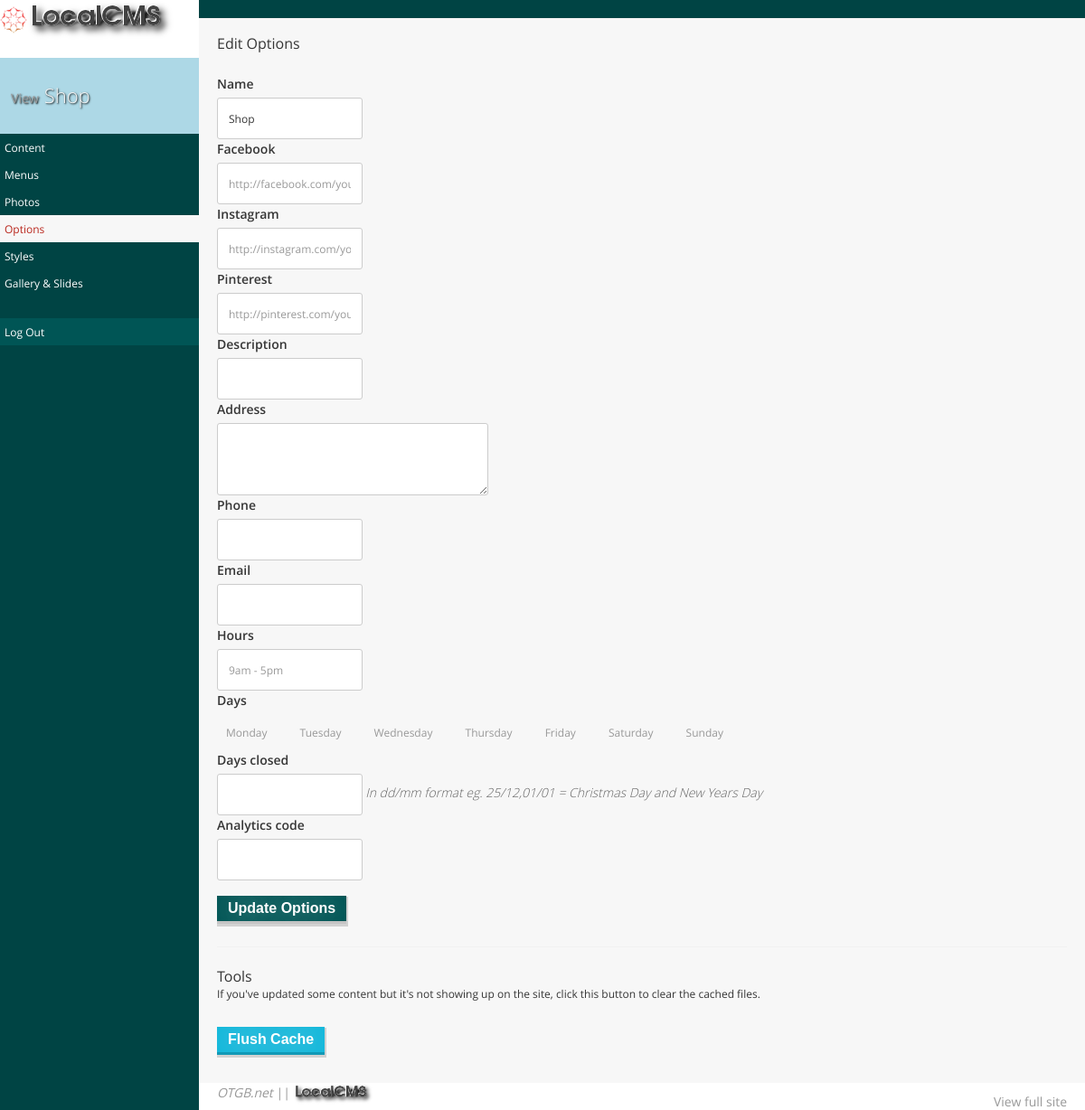
The app's page /edit/options.php (signed in) with its own data.
### tables this page shows
CREATE TABLE options (id INTEGER PRIMARY KEY, type TEXT, fb INTEGER, facebook TEXT, ins INTEGER, instagram TEXT, pin INTEGER, pinterest TEXT, nav_type INTEGER, shop_type INTEGER, gallery INTEGER, content TEXT, date_modified TEXT, date_created TEXT);

### localcms/db.php (called while the page is built, shortened)
<?php
class database {
    public $db_path = DBPATH;
    public function read($table, $order = 'id') {
        try {
            $db = new PDO("sqlite:$this->db_path");
            $db->setAttribute(PDO::ATTR_ERRMODE, PDO::ERRMODE_WARNING);
            $rows = $db->query('SELECT * FROM ' . $table . ' ORDER BY "' . $order . '"');
            $rows->setFetchMode(PDO::FETCH_ASSOC);
            $data = $this->array_to_object($rows);
            return $data;
        } catch (PDOException $e) {
            return 'Connection failed: ' . $e->getMessage();
        }
    }
    public function readSingle($table, $col, $id) {
        try {
            $db = new PDO("sqlite:$this->db_path");
            $db->setAttribute(PDO::ATTR_ERRMODE, PDO::ERRMODE_EXCEPTION);
            $row = $db->query('SELECT ' . $col . ' FROM ' . $table . ' WHERE id=' . $id);
            $row->setFetchMode(PDO::FETCH_ASSOC);
            $data = $this->array_to_object($row);
            return $data->{'0'};
        } catch (PDOException $e) {
            $this->setup();
        }
    }
    public function array_to_object($array) {
        $obj = new stdClass;
        foreach ($array as $k => $v) {
            if (strlen($k)) {
                if (is_array($v)) {
                    $obj->{$k} = $this->array_to_object($v);
                } else {
                    $obj->{$k} = $v;
                }
            }
        }
        return $obj;
    }
}

### edit/views/options.php (the view, shortened to what this page needs)
<?php
if ($_SESSION['user'] == true) {
    $options = $DB->read('options');
    function days_list($data) {
        $current_days = explode(',', $data);
        $days = ['monday', 'tuesday', 'wednesday', 'thursday', 'friday', 'saturday', 'sunday'];
        $selected_days = [0, 0, 0, 0, 0, 0, 0];
        $day_list = '<ul id="days-list" class="nolist">';
        $active = '';
        $i = 0;
        foreach ($days as $day) {
            if ($current_days[$i] == 1) {
                $active = 'active';
                $selected_days[$i] = 1;
            } else {
                $active = '';
            }
            $day_list .= '<li class="' . $active . '" data-active="' . $selected_days[$i] . '" data-index="' . $i . '">' . ucfirst($day) . '</li>';
            ++$i;
        }
        return $day_list;
    }
    ?>
    <body id="edit">
        <?php
        $active = 'options';
        include('partials/nav.php');
        ?>
        <div id="content">
            <div id="header">
                <h3>Edit Options</h3>
            </div>
            <form method="post" action="controllers/options.php" />
            <?php
            if (count($options) > 0) {
                foreach ($options as $option) {
                    ?>
                    <div class="option">
                        <label><?php echo ucfirst(str_replace('_', ' ', $option->type)); ?></label>
                        <?php
                        if ($option->type == 'facebook') { ?>
                            <input type="text" name="content[]" value="<?php echo $option->content; ?>" placeholder="http://facebook.com/your_profile"<br />
                        <?php } elseif ($option->type == 'instagram') { ?>
                            <input type="text" name="content[]" value="<?php echo $option->content; ?>" placeholder="http://instagram.com/your_profile"/><br />
                        <?php } elseif ($option->type == 'pinterest') { ?>
                            <input type="text" name="content[]" value="<?php echo $option->content; ?>" placeholder="http://pinterest.com/your_profile"/><br />
                        <?php } elseif ($option->type == 'address') { ?>
                            <textarea name="content[]" class="short" placeholder=""><?php echo $option->content; ?></textarea>
                        <?php } elseif ($option->type == 'hours') { ?>
                            <input type="text" name="content[]" value="<?php echo $option->content; ?>" placeholder="9am - 5pm">
                        <?php } elseif ($option->type == 'days') { ?>
                            <?php echo days_list($option->content); ?>
                        <?php } else { ?>
                            <input type="text" name="content[]" value="<?php echo $option->content; ?>">
                        <?php } ?>
                        <?php if ($option->type == 'days_closed') { ?>
                            <em>In dd/mm format eg. 25/12,01/01 = Christmas Day and New Years Day</em>
                    <?php } ?>
                    </div>
                    <?php
                }
            }
            ?>
            <div class="clear"></div><br>
            <p><input type="submit" name="submit" value="Update Options" class="button green"></p>
        <hr>
        <div class="tools">
            <h3>Tools</h3>
            <p>If you've updated some content but it's not showing up on the site, click this button to clear the cached files.</p>
            <form method="post" class="left" action="controllers/options.php">
                <p><br><input type="submit" name="submit" class="button blue" value="Flush Cache" /></p>
            </form>
        </div>
    </div>
    <?php include('partials/footer.php'); ?>
    <?php
} else {
    header('Location: /login.php');
}

### edit/partials/header.php (shortened to what this page needs)
<?php
require('../localcms/loader.php');
$title = $DB->readSingle('options', 'content', 1);
?>
<!doctype html>
<html lang="en" <?php
if (!isset($_SESSION['user'])) {
    echo 'id="login"';
}
?>>
    <head>
        <link rel="stylesheet" type="text/css" href="../css/editor/editor.css"></link>
        <link href="../less/styles.css" rel="stylesheet" media="screen, print">
        <link href="http://cdn.rawgit.com/noelboss/featherlight/1.4.1/release/featherlight.min.css" type="text/css" rel="stylesheet" />
    </head>

### edit/options.php
<?php
    include('partials/header.php');
if(!isset($_SESSION['user'])){
    include('views/login.php');
}else{
    include('views/options.php');
}

### edit/partials/nav.php (shortened to what this page needs)
<div id="sidebar">
    <div style='background-color: white;'>
        <img src='../images/lcmslogo.png' width='30' /><img src='../images/localcms.png' />
        <h2><a class="brand" href="../" title="Return to site" target="_blank"><small>View</small> <?php echo $title->content; ?></a></h2>
    </div>
    <nav class="nav-collapse">
        <ul>
            <?php
            $navitems = ['content', 'menus', 'photos', 'options', 'styles', 'gallery & Slides'];
            $output = '';
            foreach ($navitems as $navitem) {
                $class = '';
                $url = $navitem;
                if ($navitem == $active) {
                    $class = 'class="active"';
                }
                if ($navitem == 'content') {
                    $url = 'index';
                }
                 if ($navitem == 'gallery & Slides') {
                    $url = 'gallery';
                }
                $output .= '<li><a href="' . $url . '.php" ' . $class . ' data-instant>' . ucfirst($navitem) . '</a></li>';
            }
            echo $output;
            ?>
            <li><a href="controllers/login.php?action=logout" class="logout">Log Out</a></li>
        </ul>
    </nav>
</div>

### edit/partials/footer.php (shortened to what this page needs)
	<div id="footer">
		<a href="http://otgb.net" class="logo left"><em style="display: inline;">OTGB.net</em> || <img src="../images/localcms.png" style="display: inline;"></a>
        <a href="#" id="viewtoggle" class="right">View full site</a>
	</div>
  </body>
</html>

### records on screen
options: type "Name", content "Shop"
options: type "Facebook"
options: type "Instagram"
options: type "Pinterest"
options: type "Description"
options: type "Address"
options: type "Phone"
options: type "Email"
options: type "Hours"
options: type "Days", day "Monday", day "Tuesday", day "Wednesday", day "Thursday", day "Friday", day "Saturday", day "Sunday"
options: type "Days closed", shows "In dd/mm format eg. 25/12,01/01 = Christmas Day and New Years Day"
options: type "Analytics code"

### other values on screen
$title->content "Shop"
$navitem "Content"
$navitem "Menus"
$navitem "Photos"
$navitem "Options"
$navitem "Styles"
$navitem "Gallery & Slides"
